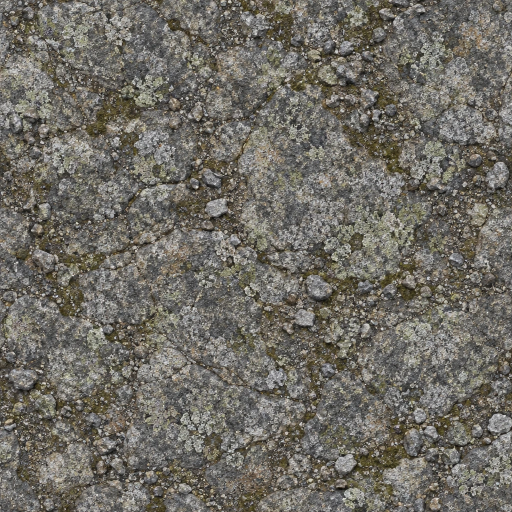
#> input picture games/battledrones/art/raw/tex-temperate-rock.webp, 1024 x 1024 px (shown at 1/2 size); its folder holds 4 pictures in this run
$ python textures.py
#> lines starting #> are read from the running program, lines starting #| are printed output that depends on the picture
#!/usr/bin/env python3
"""Ship the biome rock materials the 3D terrain textures its rocks with.

The same painted rock materials art/terrain.py paints every map's outcrops
with (art/raw/tex-<biome>-rock.webp: granite with lichen, red sandstone with
layered strata, dark basalt with snow in its cracks, black obsidian, pale
pitted limestone with moss and ferns) become
small tileable textures: the game projects them onto the cliff walls and the
crags standing on the outcrops, so the walls and crags are the same stone as
the painted tops.

    public/assets/textures/rock-<biome>.webp   512 x 512, seamless

Usage:  python3 art/textures.py      (art/terrain.py also refreshes those of the biomes it paints)

Needs Pillow and numpy only. Deterministic: same raws -> same output.

Per biome: the raw is made seamless (blended with itself rolled half-way
round, along a noisy seam), its low-frequency light is flattened out so the
repeat doesn't show as a pattern of bright and dark patches, and it's
resampled to SIZE from a 3 x 3 tiling (so the filter wraps and the result
still tiles). WebP quality: the highest of WEBP_QUALITY that fits BUDGET
(it warns if even the lowest doesn't).

make_seamless and flatten are shared with art/terrain.py, which paints the
maps with the same materials: it passes its own wrap-round blur (scipy's),
this script an exact one via the FFT, so it needs no scipy.
"""

from __future__ import annotations

import io
from pathlib import Path
from typing import Callable, Iterable

import numpy as np
from PIL import Image

ROOT = Path(__file__).resolve().parent.parent
RAW = ROOT / "art" / "raw"
OUT = ROOT / "public" / "assets" / "textures"

BIOMES = ("temperate", "desert", "arctic", "volcanic", "tropical")
SIZE = 512
WEBP_QUALITY = (88, 84, 80, 76, 72, 68, 64, 60)  # highest that fits the budget wins
BUDGET = 150 * 1024                                # bytes per texture
FLATTEN = 0.6                                      # 0 keeps the raw's light, 1 flattens it all


def sstep(e0, e1, x):
    t = np.clip((x - e0) / (e1 - e0), 0.0, 1.0)
    return t * t * (3.0 - 2.0 * t)


def lum(c: np.ndarray) -> np.ndarray:
    return c[..., 0] * 0.299 + c[..., 1] * 0.587 + c[..., 2] * 0.114


def blur_wrap(a: np.ndarray, sigma: float) -> np.ndarray:
    """Gaussian blur of a 2D field that wraps round its edges (exact, via the FFT)."""
    f0 = np.fft.fftfreq(a.shape[0])[:, None]
    f1 = np.fft.rfftfreq(a.shape[1])[None, :]
    g = np.exp(-2.0 * (np.pi * sigma) ** 2 * (f0 * f0 + f1 * f1))
    return np.fft.irfft2(np.fft.rfft2(a) * g, s=a.shape).astype(np.float32)


Blur = Callable[[np.ndarray, float], np.ndarray]


def periodic_noise(N: int, sigma: float, rng, blur: Blur = blur_wrap) -> np.ndarray:
    g = blur(rng.standard_normal((N, N)).astype(np.float32), sigma)
    return g / (g.std() + 1e-6)


def vp_blend(A, B, w, m):
    """Variance-preserving blend (keeps contrast inside the transition)."""
    w = w[..., None]
    return m + ((A - m) * w + (B - m) * (1.0 - w)) / np.sqrt(w * w + (1.0 - w) ** 2)


def make_seamless(a: np.ndarray, rng, blur: Blur = blur_wrap) -> np.ndarray:
    """Blend with itself rolled half-way round: its old edges meet in the middle along a noisy seam.
    `blur`: a Gaussian blur that wraps round the edges (sigma in px)."""
    N = a.shape[0]
#> N = 1024
    m = a.mean((0, 1))
#> m = [0.437, 0.424, 0.393]
    idx = np.arange(N, dtype=np.float32)
#> idx = 1024 values from 0 to 1023
    d = np.minimum(idx, N - idx) / (N / 2.0)
    for axis in (1, 0):
        nz = np.clip(periodic_noise(N, N / 24, rng, blur), -1.5, 1.5)
        f = (d[None, :] if axis == 1 else d[:, None]) + 0.17 * nz
        w = sstep(0.44, 0.56, f)
        a = vp_blend(a, np.roll(a, N // 2, axis=axis), w, m)
#> this loop made 2 passes
#> pass 1, in vp_blend, `w = w[..., None]`:
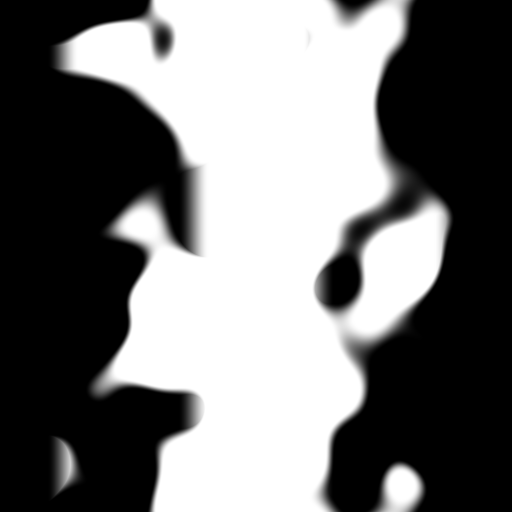
#> w: shape (1024, 1024, 1) float32 (shown at 1/2 size); min 0, max 1, mean 0.457
#> pass 1, in make_seamless, `a = vp_blend(a, np.roll(a, N // 2, axis=axis), w, m)`:
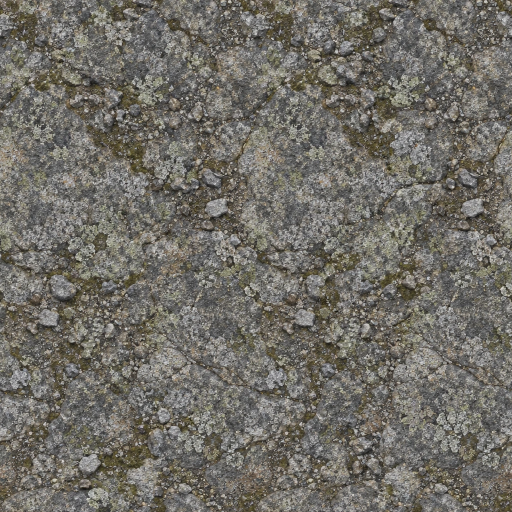
#> a: shape (1024, 1024, 3) float32 (shown at 1/2 size); mean of channels 0, 1, 2 0.437, 0.424, 0.393; drawn with min black and max white
#> pass 2, in vp_blend (call 2), `w = w[..., None]`:
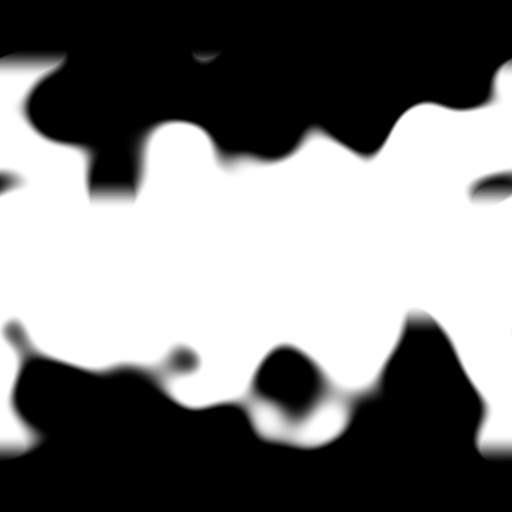
#> w: shape (1024, 1024, 1) float32 (shown at 1/2 size); min 0, max 1, mean 0.483
#> pass 2, in make_seamless, `a = vp_blend(a, np.roll(a, N // 2, axis=axis), w, m)`:
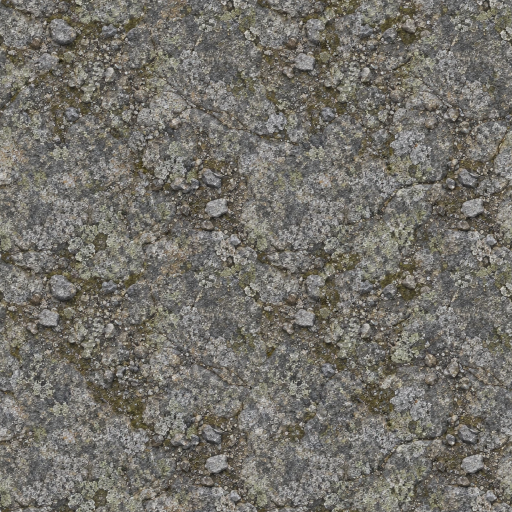
#> a: shape (1024, 1024, 3) float32 (shown at 1/2 size); mean of channels 0, 1, 2 0.44, 0.428, 0.397; drawn with min black and max white
    return np.clip(a, 0.0, 1.0)


def flatten(a: np.ndarray, strength: float, blur: Blur = blur_wrap) -> np.ndarray:
    """Remove low-frequency light so the repeat is less obvious."""
#> called with strength = 0.6
    if strength <= 0:
        return a
    N = a.shape[0]
#> N = 1024
    L = lum(a)
    low = blur(L, N / 12)
    ratio = (L.mean() / np.maximum(low, 1e-3)) ** strength
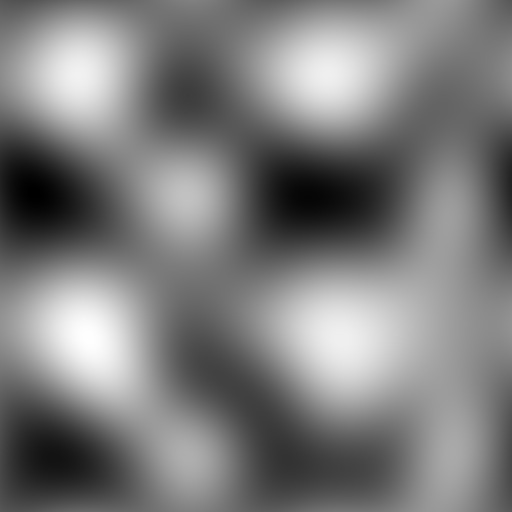
#> ratio: shape (1024, 1024) float32 (shown at 1/2 size); min 0.975, max 1.03, mean 1; drawn with min black and max white
    return np.clip(a * ratio[..., None], 0.0, 1.0)
#> returned value: shape (1024, 1024, 3) float32


def rock_texture(biome: str) -> Image.Image:
    src = np.asarray(Image.open(RAW / f"tex-{biome}-rock.webp").convert("RGB"), np.float32) / 255.0
    rng = np.random.default_rng([ord(c) for c in biome + "rock"])
    a = flatten(make_seamless(src, rng), FLATTEN)
    big = Image.fromarray((np.tile(a, (3, 3, 1)) * 255 + 0.5).astype(np.uint8), "RGB")
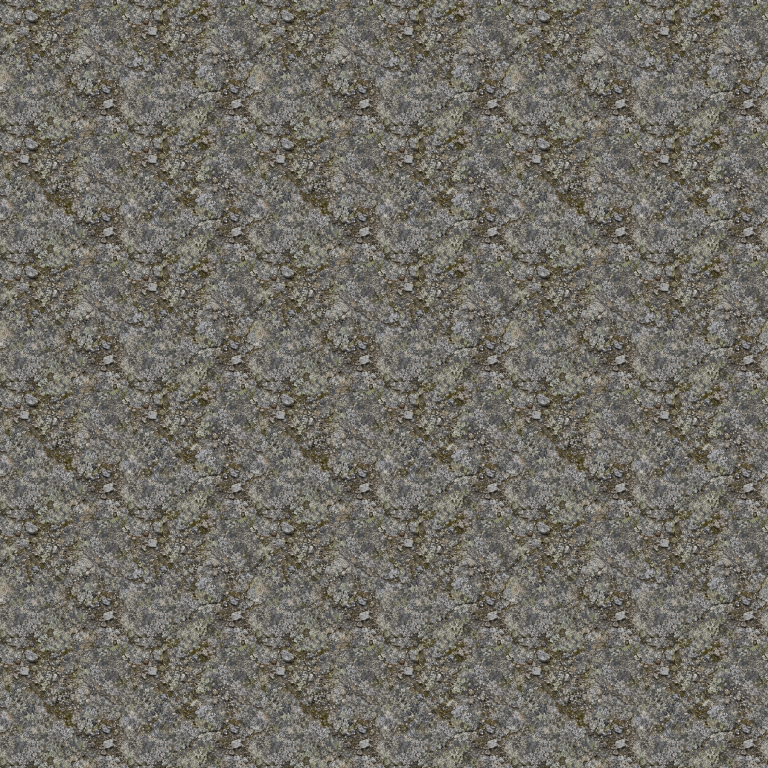
#> big: PIL image 3072x3072 RGB (shown at 1/4 size); mean R, G, B 112.2, 109, 101
    big = big.resize((3 * SIZE, 3 * SIZE), Image.LANCZOS)
#> big: PIL image 1536x1536 RGB
    return big.crop((SIZE, SIZE, 2 * SIZE, 2 * SIZE))
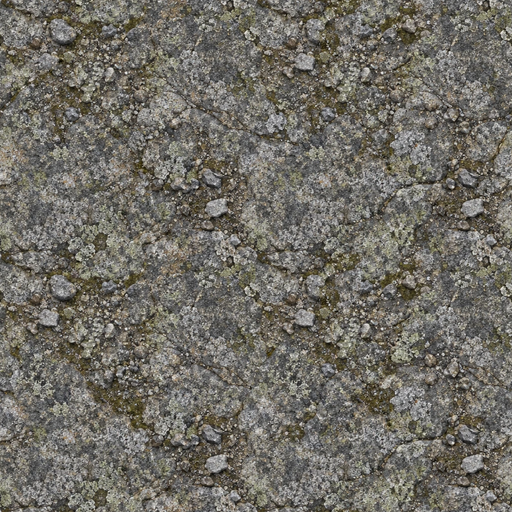
#> returned value: PIL image 512x512 RGB; mean R, G, B 112.2, 109, 101


def write_rock_textures(biomes: Iterable[str] = BIOMES) -> None:
    OUT.mkdir(parents=True, exist_ok=True)
    for biome in biomes:
        im = rock_texture(biome)
        for q in WEBP_QUALITY:
            b = io.BytesIO()
            im.save(b, "WEBP", quality=q, method=6)
            if b.tell() <= BUDGET:
                break
        (OUT / f"rock-{biome}.webp").write_bytes(b.getvalue())
        over = f" (over the {BUDGET // 1024} KB budget)" if b.tell() > BUDGET else ""
#> over = ''
        print(f"rock-{biome}: {SIZE}x{SIZE}, {b.tell() / 1024:.0f} KB at q{q}{over}")
#| rock-temperate: 512x512, 128 KB at q88
#> pass 2 of the loop in write_rock_textures, `for biome in biomes:`:
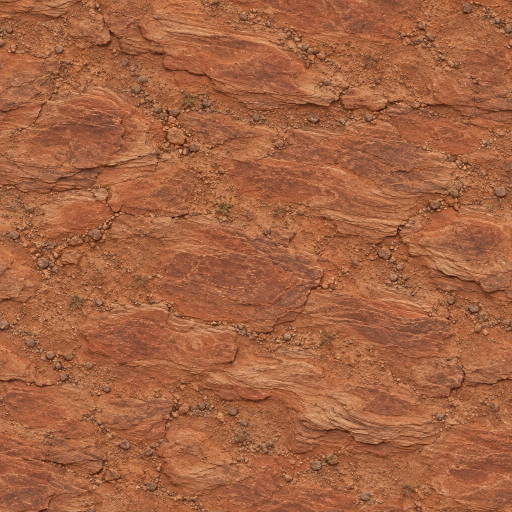
#> input picture games/battledrones/art/raw/tex-desert-rock.webp, 1024 x 1024 px (shown at 1/2 size)
#> in flatten (call 2), `ratio = (L.mean() / np.maximum(low, 1e-3)) ** strength`:
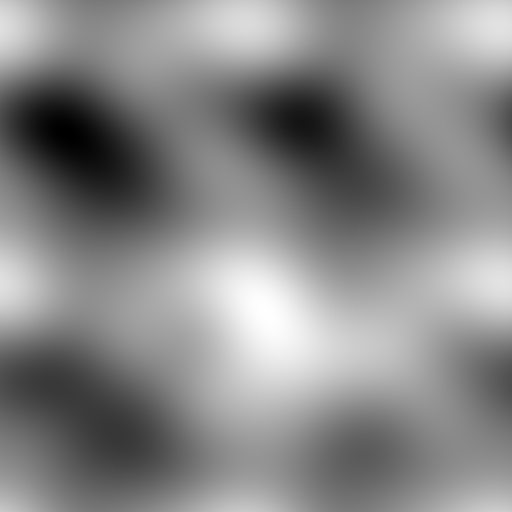
#> ratio: shape (1024, 1024) float32 (shown at 1/2 size); min 0.98, max 1.02, mean 1; drawn with min black and max white
#> in rock_texture (call 2), `return big.crop((SIZE, SIZE, 2 * SIZE, 2 * SIZE))`:
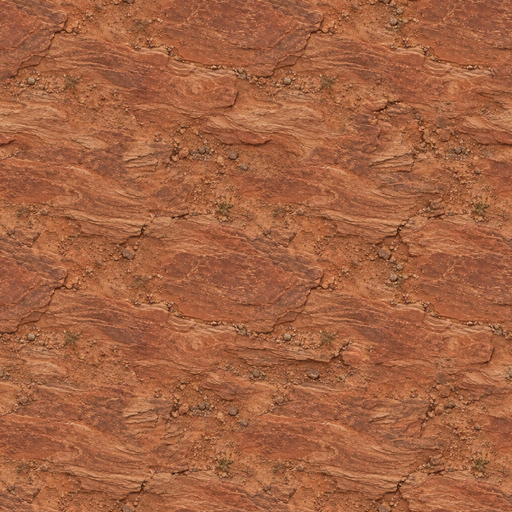
#> returned value: PIL image 512x512 RGB; mean R, G, B 164.3, 99.3, 66.3
#| rock-desert: 512x512, 99 KB at q88
#> pass 3 of the loop in write_rock_textures, `for biome in biomes:`:
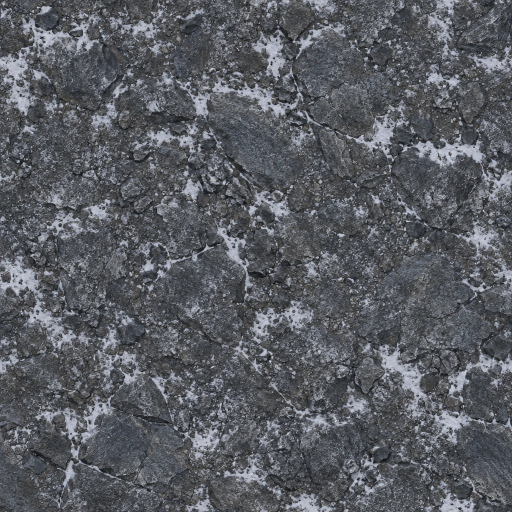
#> input picture games/battledrones/art/raw/tex-arctic-rock.webp, 1024 x 1024 px (shown at 1/2 size)
#> in rock_texture (call 3), `big = Image.fromarray((np.tile(a, (3, 3, 1)) * 255 + 0.5).astype(np.ui..`:
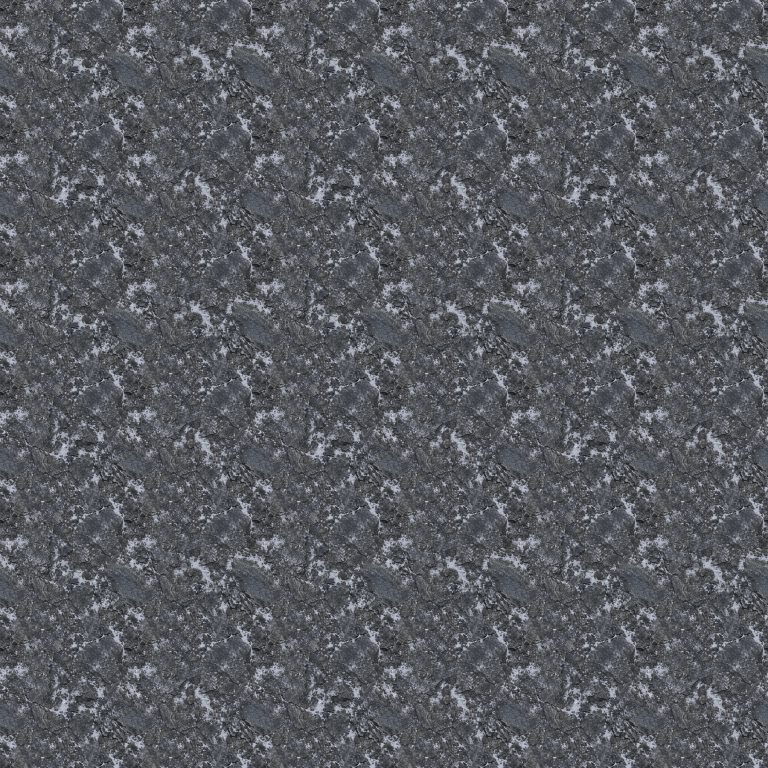
#> big: PIL image 3072x3072 RGB (shown at 1/4 size); mean R, G, B 88.5, 91.3, 96.9
#> in rock_texture (call 3), `return big.crop((SIZE, SIZE, 2 * SIZE, 2 * SIZE))`:
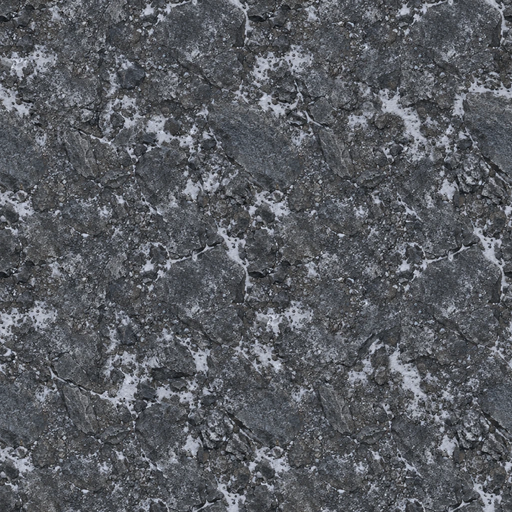
#> returned value: PIL image 512x512 RGB; mean R, G, B 88.5, 91.3, 96.9
#| rock-arctic: 512x512, 113 KB at q88
#> the loop made 4 passes; the first 3 are shown


if __name__ == "__main__":
#> (the run stopped early here; a loop or call above may not have finished)
